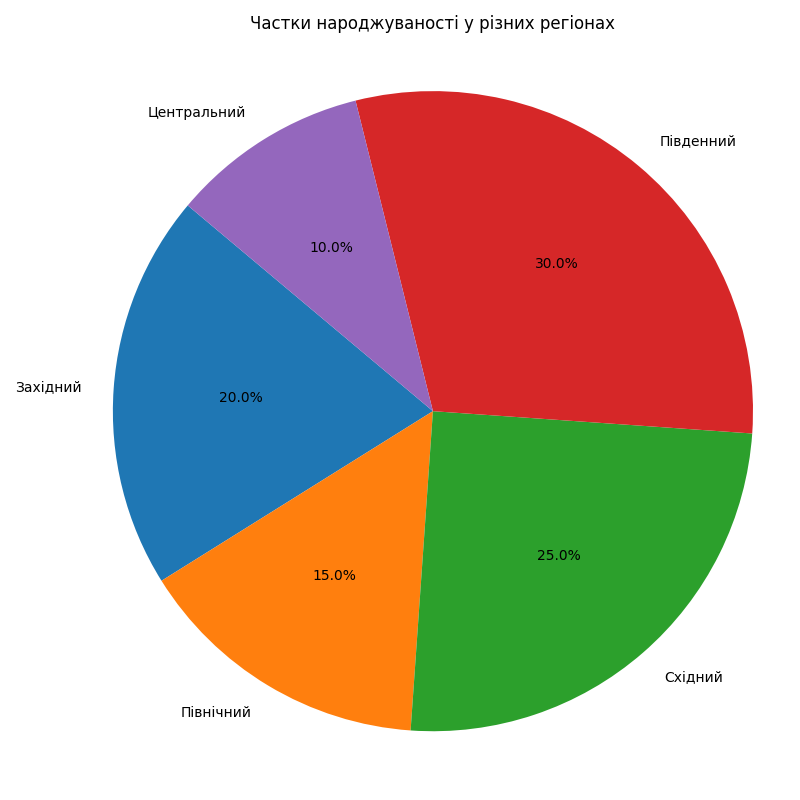

Generate this figure with Python:
import matplotlib.pyplot as plt

# Назви регіонів
regions = ['Західний', 'Північний', 'Східний', 'Південний', 'Центральний']

# Частки народжуваності у різних регіонах (припустимо, що сума часток - 100%)
birth_rates = [20, 15, 25, 30, 10]

plt.figure(figsize=(8, 8))
plt.pie(birth_rates, labels=regions, autopct='%1.1f%%', startangle=140)
plt.title('Частки народжуваності у різних регіонах')
plt.axis('equal')  # Забезпечимо колоїдність кругової діаграми
plt.tight_layout()
plt.savefig('d8.png')
plt.show()


